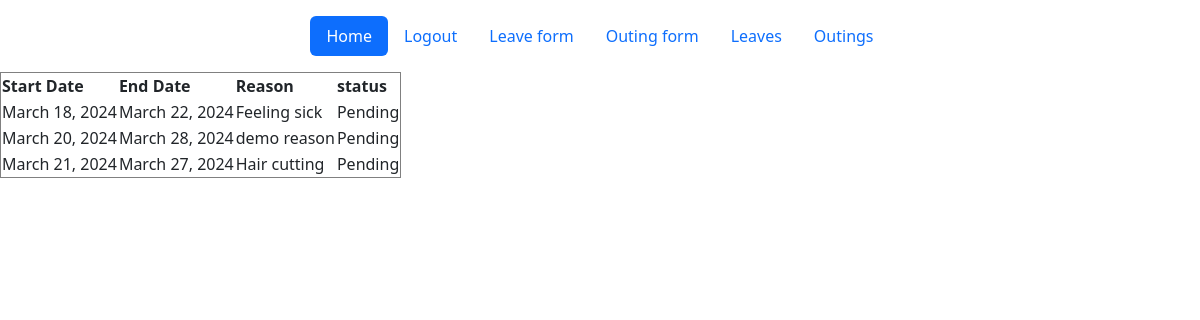
Screenshot of /student/leaves/ (signed in) with the database file from the repository.
### student/models.py (models this page shows)
class Leave(models.Model):
    user = models.ForeignKey(student,on_delete=models.CASCADE)
    start_date = models.DateField()
    end_date = models.DateField()
    reason = models.TextField()

### student/views.py (the view)
# urls.py: path('leaves/',views.showLeaves,name="show-leaves"),
def showLeaves(request):
    id= request.user.id
    user =getUser(id)
    leaves = Leave.objects.filter(user=user)
    leaves_details = []
    for leave in leaves:
        leave_dict = {
            'start_date': leave.start_date,
            'end_date': leave.end_date,
            'reason': leave.reason
        }
        leaves_details.append(leave_dict)
    return render(request,'showLeaves.html',{'leaves':leaves})

### student/views.py (called while the page is built)
def getUser(id):
    return customUser.objects.get(id=id)

### templates/showLeaves.html (shortened to what this page needs)
{% extends "index.html" %}
{% block content %}
<table border="1">
    <thead>
        <tr>
            <th>Start Date</th>
            <th>End Date</th>
            <th>Reason</th>
            <th>status</th>
        </tr>
    </thead>
    <tbody>
        {% for leave in leaves %}
        <tr>
            <td>{{ leave.start_date }}</td>
            <td>{{ leave.end_date }}</td>
            <td>{{ leave.reason }}</td>
            <td>Pending</td>
        </tr>
        {% endfor %}
    </tbody>
</table>
{% endblock %}

### rows the page displays
Leave: start_date "March 18, 2024", end_date "March 22, 2024", reason "Feeling sick"
Leave: start_date "March 20, 2024", end_date "March 28, 2024", reason "demo reason"
Leave: start_date "March 21, 2024", end_date "March 27, 2024", reason "Hair cutting"
